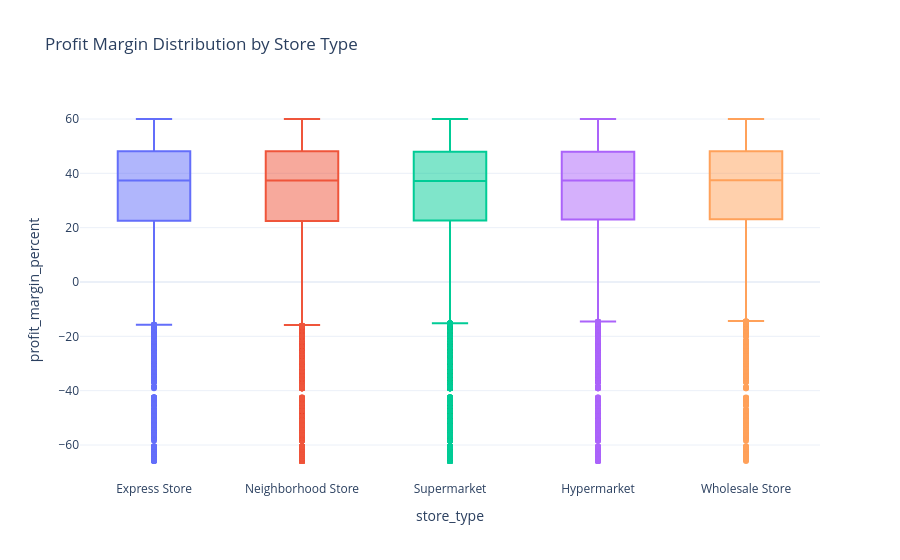

The code cell stored with this chart in its notebook:
### Markdown cell above
### 3.5 Profit Margin by Store Type

### Code cell
if 'store_type' in df_clean.columns and 'profit_margin_percent' in df_clean.columns:
    fig = px.box(
        df_clean, x='store_type', y='profit_margin_percent',
        title='Profit Margin Distribution by Store Type',
        color='store_type',
        template='plotly_white'
    )
    fig.update_layout(showlegend=False)
    fig.show()

### Figure 1 — Plotly figure (JSON) as saved in the notebook; plotly's stock layout.template omitted (floating-point values rounded to 4 significant figures; data arrays with more than 128 entries replaced by an {"elided": "..."} marker saying what was removed)
{"data": [{"alignmentgroup": "True", "hovertemplate": "store_type=%{x}<br>profit_margin_percent=%{y}<extra></extra>", "legendgroup": "Express Store", "marker": {"color": "#636efa"}, "name": "Express Store", "notched": false, "offsetgroup": "Express Store", "orientation": "v", "showlegend": true, "type": "box", "x": {"elided": "16315 str values"}, "x0": " ", "xaxis": "x", "y": {"elided": "16315 float values"}, "y0": " ", "yaxis": "y"}, {"alignmentgroup": "True", "hovertemplate": "store_type=%{x}<br>profit_margin_percent=%{y}<extra></extra>", "legendgroup": "Neighborhood Store", "marker": {"color": "#EF553B"}, "name": "Neighborhood Store", "notched": false, "offsetgroup": "Neighborhood Store", "orientation": "v", "showlegend": true, "type": "box", "x": {"elided": "31103 str values"}, "x0": " ", "xaxis": "x", "y": {"elided": "31103 float values"}, "y0": " ", "yaxis": "y"}, {"alignmentgroup": "True", "hovertemplate": "store_type=%{x}<br>profit_margin_percent=%{y}<extra></extra>", "legendgroup": "Supermarket", "marker": {"color": "#00cc96"}, "name": "Supermarket", "notched": false, "offsetgroup": "Supermarket", "orientation": "v", "showlegend": true, "type": "box", "x": {"elided": "44492 str values"}, "x0": " ", "xaxis": "x", "y": {"elided": "44492 float values"}, "y0": " ", "yaxis": "y"}, {"alignmentgroup": "True", "hovertemplate": "store_type=%{x}<br>profit_margin_percent=%{y}<extra></extra>", "legendgroup": "Hypermarket", "marker": {"color": "#ab63fa"}, "name": "Hypermarket", "notched": false, "offsetgroup": "Hypermarket", "orientation": "v", "showlegend": true, "type": "box", "x": {"elided": "18544 str values"}, "x0": " ", "xaxis": "x", "y": {"elided": "18544 float values"}, "y0": " ", "yaxis": "y"}, {"alignmentgroup": "True", "hovertemplate": "store_type=%{x}<br>profit_margin_percent=%{y}<extra></extra>", "legendgroup": "Wholesale Store", "marker": {"color": "#FFA15A"}, "name": "Wholesale Store", "notched": false, "offsetgroup": "Wholesale Store", "orientation": "v", "showlegend": true, "type": "box", "x": {"elided": "9546 str values"}, "x0": " ", "xaxis": "x", "y": {"elided": "9546 float values"}, "y0": " ", "yaxis": "y"}], "layout": {"boxmode": "overlay", "legend": {"title": {"text": "store_type"}, "tracegroupgap": 0}, "showlegend": false, "title": {"text": "Profit Margin Distribution by Store Type"}, "xaxis": {"anchor": "y", "categoryarray": ["Express Store", "Neighborhood Store", "Supermarket", "Hypermarket", "Wholesale Store"], "categoryorder": "array", "domain": [0, 1], "title": {"text": "store_type"}}, "yaxis": {"anchor": "x", "domain": [0, 1], "title": {"text": "profit_margin_percent"}}}}
